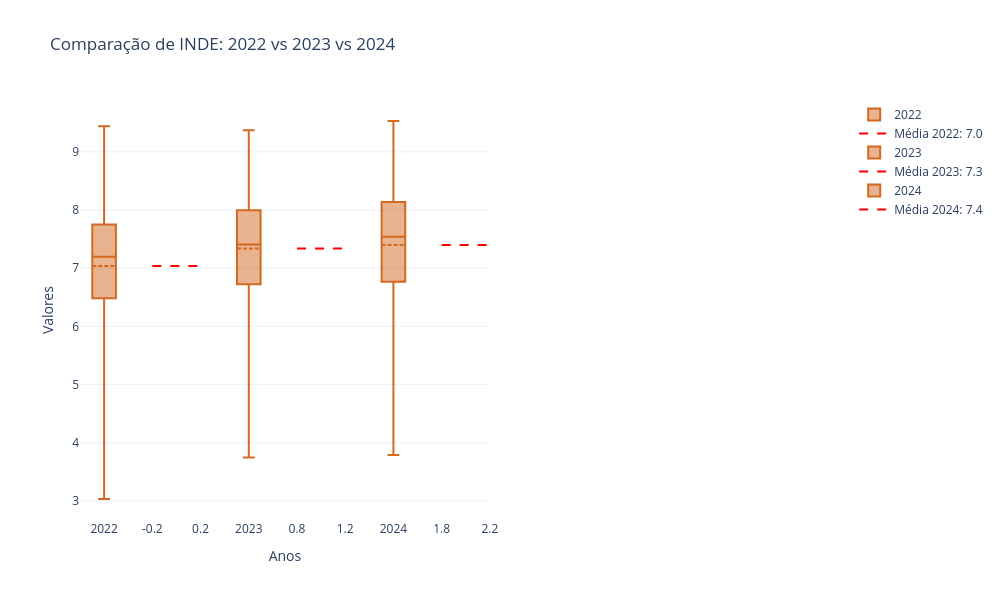

Notebook code cell kept with this figure:
### Code cell
box_plot_comparative([df_filter_2022, df_filter_2023, df_filter_2024], ['2022', '2023', '2024'], 'Comparação de INDE: 2022 vs 2023 vs 2024')

### Figure 1 — Plotly figure (JSON) as saved in the notebook; plotly's stock layout.template omitted (floating-point values rounded to 4 significant figures; data arrays with more than 128 entries replaced by an {"elided": "..."} marker saying what was removed)
{"data": [{"boxmean": true, "boxpoints": false, "marker": {"color": "#D2691E"}, "name": "2022", "y": {"elided": "860 float values"}, "type": "box"}, {"line": {"color": "red", "dash": "dash", "width": 2}, "mode": "lines", "name": "Média 2022: 7.0", "x": [-0.2, 0.2], "y": [7.036, 7.036], "type": "scatter"}, {"boxmean": true, "boxpoints": false, "marker": {"color": "#D2691E"}, "name": "2023", "y": {"elided": "961 float values"}, "type": "box"}, {"line": {"color": "red", "dash": "dash", "width": 2}, "mode": "lines", "name": "Média 2023: 7.3", "x": [0.8, 1.2], "y": [7.341, 7.341], "type": "scatter"}, {"boxmean": true, "boxpoints": false, "marker": {"color": "#D2691E"}, "name": "2024", "y": {"elided": "1055 float values"}, "type": "box"}, {"line": {"color": "red", "dash": "dash", "width": 2}, "mode": "lines", "name": "Média 2024: 7.4", "x": [1.8, 2.2], "y": [7.397, 7.397], "type": "scatter"}], "layout": {"xaxis": {"anchor": "y", "domain": [0.0, 0.54], "title": {"text": "Anos"}}, "yaxis": {"anchor": "x", "domain": [0.0, 1.0], "title": {"text": "Valores"}}, "xaxis2": {"anchor": "y2", "domain": [0.64, 1.0]}, "yaxis2": {"anchor": "x2", "domain": [0.0, 1.0]}, "title": {"text": "Comparação de INDE: 2022 vs 2023 vs 2024"}, "boxgap": 0.3, "boxgroupgap": 0.3, "showlegend": true, "height": 600, "width": 1000}}
